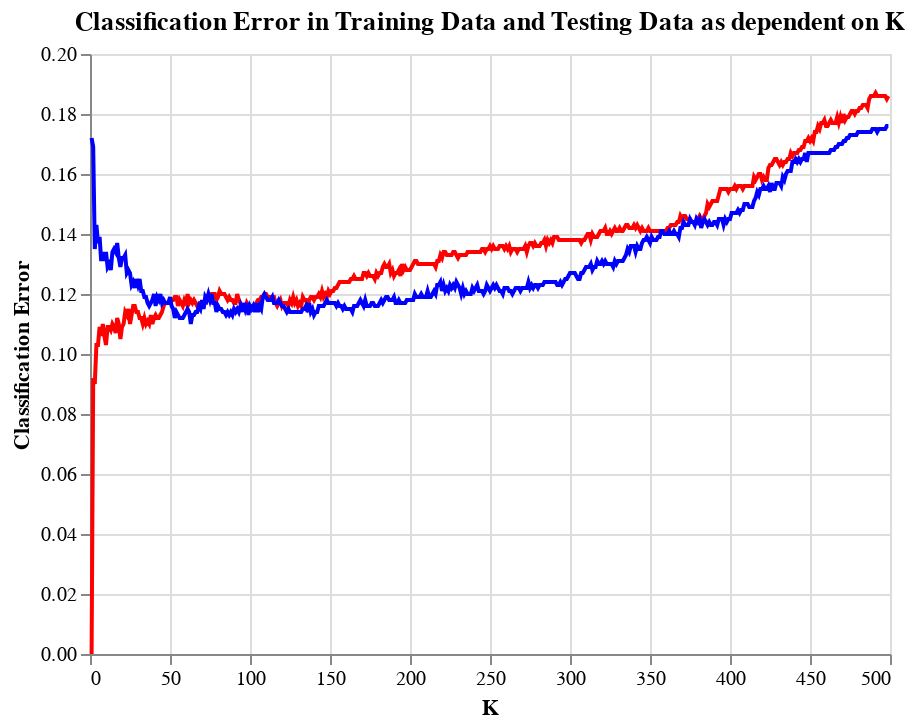

Notebook cell for this chart:
### Markdown cell above
**(b)** Plotting Classification Error against K

### Code cell
K_List = [k for k in range(1, 500)]

Accuracy_Train = [1 - KNeighborsClassifier(
    n_neighbors=k).fit(
        X_data,
        Y_data).score(
            X_data,
            Y_data) for k in K_List]

Accuracy_Test = [1 - KNeighborsClassifier(
    n_neighbors=k).fit(
        X_data,
        Y_data).score(
            X_test,
            Y_test) for k in K_List]

plot_data = pd.DataFrame(
    {'K': K_List, 'Training Accuracy': Accuracy_Train, 'Testing Accuracy': Accuracy_Test})

training_plot = alt.Chart(
    plot_data, title = 'Classification Error in Training Data and Testing Data as dependent on K').mark_line().encode(
        x='K',
        y=alt.Y('Training Accuracy', scale=alt.Scale(zero=False), title = 'Classification Error'),
        color=alt.value('red'))

testing_plot = alt.Chart(
    plot_data).mark_line().encode(
        x='K',
        y=alt.Y('Testing Accuracy', scale=alt.Scale(zero=False), title = 'Classification Error'),
        color=alt.value('blue'))

training_plot + testing_plot

### Figure 1 — Vega-Lite specification as saved in the notebook (floating-point values rounded to 4 significant figures; data arrays with more than 128 entries replaced by an {"elided": "..."} marker saying what was removed)
{"config": {"view": {"continuousWidth": 400, "continuousHeight": 300}}, "layer": [{"mark": "line", "encoding": {"color": {"value": "red"}, "x": {"field": "K", "type": "quantitative"}, "y": {"field": "Training Accuracy", "scale": {"zero": false}, "title": "Classification Error", "type": "quantitative"}}, "title": "Classification Error in Training Data and Testing Data as dependent on K"}, {"mark": "line", "encoding": {"color": {"value": "blue"}, "x": {"field": "K", "type": "quantitative"}, "y": {"field": "Testing Accuracy", "scale": {"zero": false}, "title": "Classification Error", "type": "quantitative"}}}], "data": {"name": "data-d8035476f3414a75edb608466b45c5b3"}, "$schema": "https://vega.github.io/schema/vega-lite/v4.17.0.json", "datasets": {"data-d8035476f3414a75edb608466b45c5b3": {"elided": "499 records"}}}
